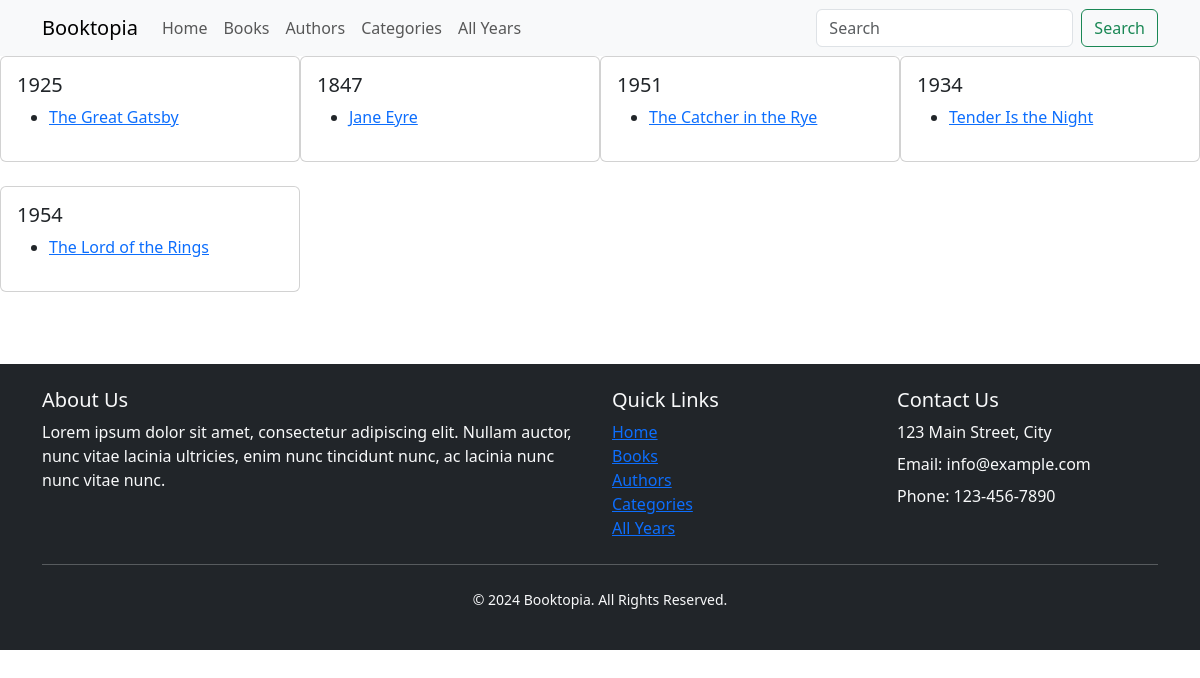
The page /books/years/ on the database its author committed.
### templates/models.py (models this page shows, shortened)
class Book(models.Model):
    id = models.AutoField(primary_key=True)
    year = models.IntegerField()
    author = models.ForeignKey(Author, on_delete=models.CASCADE)
    price = models.IntegerField()
    title = models.CharField(max_length=25)
    synopsis = models.TextField(max_length=250)
    category = models.CharField(max_length=25, default="general")
    cover = models.ImageField(upload_to='book_covers/', null=True, blank=True)
    is_featured = models.BooleanField(default=False)
    updated_at = models.DateTimeField(auto_now=True)

### templates/views.py (the view)
# urls.py: path('books/years/', views.view_all_years, name='all_years')
def view_all_years(request):
    all_years = Book.objects.values('year').distinct()
    books_by_year = []
    for year in all_years:
        books = Book.objects.filter(year=year['year'])
        books_by_year.append(
            {'year': year['year'], 'books': books})
    return render(request, 'all_years.html', {'years': all_years, 'books_by_year': books_by_year})

### templates/templates/all_years.html (shortened to what this page needs)
{% extends 'base.html' %}
{% block content %}
<div class="card-group">
    {% for year in years %}
    <div class="col-lg-3 col-md-6 mb-4">
        <div class="card w-18">
            <div class="card-body">
                <h5 class="card-title">{{ year.year }}</h5>
                <ul>
                    {% for book_dict in books_by_year %}
                    {% if book_dict.year == year.year %}
                    {% for book in book_dict.books %}
                    <li><a href="{% url 'single_book' book.id %}">{{ book.title }}</a></li>
                    {% endfor %}
                    {% endif %}
                    {% endfor %}
                </ul>
            </div>
        </div>
    </div>
    {% endfor %}
</div>
{% endblock %}

### rows shown on the page
Book: title "The Great Gatsby"
Book: title "Jane Eyre"
Book: title "The Catcher in the Rye"
Book: title "Tender Is the Night"
Book: title "The Lord of the Rings"

### other values the page prints
{{ year.year }} "1925" "1847" "1951" "1934" "1954"
